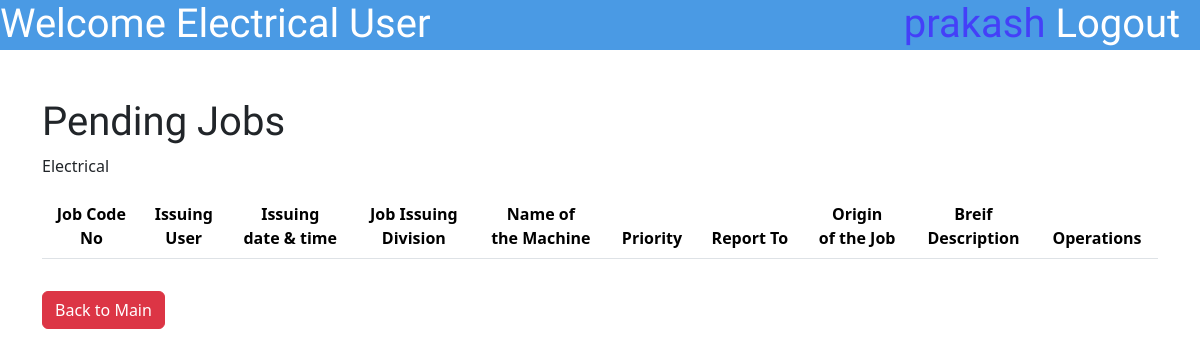
The app's page /EMUser/DislplayPendingJobListEMUser.php (signed in), older data.
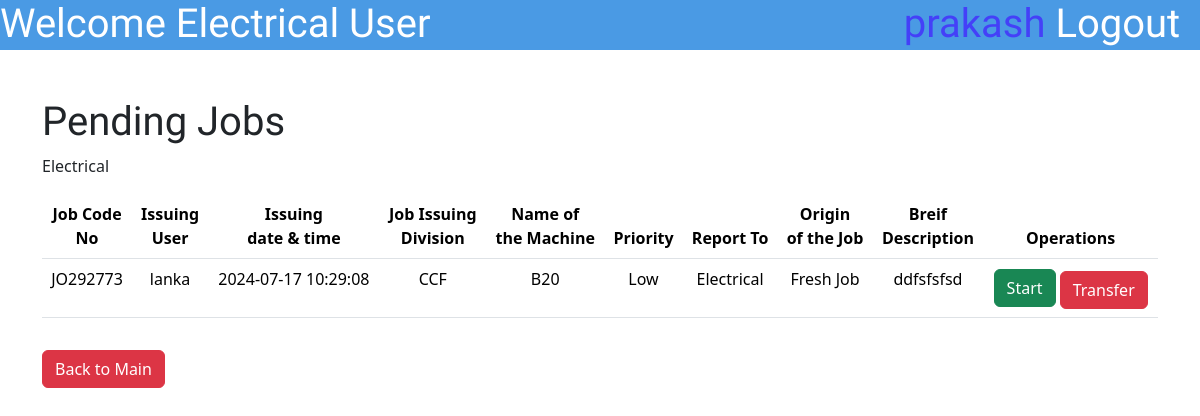
The same page, newer data.
### tables this page shows
CREATE TABLE `jobdatasheet` (
  `id` int(10) NOT NULL,
  `JobCodeNo` varchar(100) NOT NULL,
  `JobPostingDateTime` varchar(50) NOT NULL,
  `JobPostingDev` enum('ACF','CCF','DR','Flexible','Aluminium Rodmill','Ceylon Copper') NOT NULL,
  `MachineName` varchar(255) NOT NULL,
  `Priority` enum('High','Low','Critical','') NOT NULL,
  `ReportTo` enum('Electrical','Mechanical','Both','') NOT NULL,
  `BDescription` varchar(500) NOT NULL,
  `Username` varchar(50) NOT NULL,
  `JobStatusE` enum('Pending','Started','Finished','Approved','NA') NOT NULL,
  `JobStatusM` enum('Pending','Started','Finished','Approved','NA') NOT NULL,
  `Approval` enum('Pending Approval','Not Approved','Approved','') NOT NULL,
  `FinishedCommentE` varchar(255) DEFAULT NULL,
  `FinishedCommentM` varchar(500) DEFAULT NULL,
  `TransferCommentE` varchar(500) DEFAULT NULL,
  `TransferCommentM` varchar(500) DEFAULT NULL,
  `ApproveComment` varchar(1000) DEFAULT NULL,
  `DisapproveComment` varchar(1000) DEFAULT NULL,
  `DownTime` varchar(500) DEFAULT NULL,
  `TryCount` int(10) DEFAULT NULL
);

### EMUser/DislplayPendingJobListEMUser.php (the view, shortened to what this page needs)
<?php
include '../connect.php';
?>
<!DOCTYPE html>
<html lang="en">
<head>
    <link href="https://cdn.jsdelivr.net/npm/bootstrap@5.3.3/dist/css/bootstrap.min.css" rel="stylesheet"
>
    <link rel="stylesheet" href="\MaintananceJobCard\styles\SubmitJobstyle.css">
</head>
<body>
    <div class="topbar">
        <h1 class="topbar-text">Welcome <?php echo $_SESSION['workplace'] ?> User</h1>
        <a href="\MaintananceJobCard\logout.php">
            <h1 class="topbar-logout">Logout &nbsp</h1>
        </a>
        <h1 class="topbar-username"><?php echo $_SESSION['username'] ?>&nbsp</h1>
    </div>
    <div class="container mt-5 ">
        <div class="mt-5">
            <h1>Pending Jobs</h1>
            <table class="table table-hover mt-3">
                <thead>
                    <tr>
                        <th scope="col">Job Code <br>No</th>
                        <th scope="col">Issuing<br>User</th>
                        <th scope="col">Issuing <br>date & time</th>
                        <th scope="col">Job Issuing<br> Division</th>
                        <th scope="col">Name of<br> the Machine</th>
                        <th scope="col">Priority</th>
                        <th scope="col">Report To</th>
                        <th scope="col">Origin <br>of the Job</th>
                        <th scope="col">Breif <br>Description</th>
                        <th scope="col">Operations</th>
                    </tr>
                </thead>
                <tbody>
                    <?php
                    $workplace = $_SESSION['workplace'];
                    if ($workplace == 'Electrical') {
                        $sql = "Select * from `jobdatasheet` where (ReportTo='$workplace' or ReportTo='Both') and JobStatusE='Pending'  ";
                    } elseif ($workplace == 'Mechanical') {
                        $sql = "Select * from `jobdatasheet` where (ReportTo='$workplace' or ReportTo='Both') and JobStatusM='Pending' ";
                    }
                    $result = mysqli_query($con, $sql);
                    while ($row = mysqli_fetch_assoc($result)) {
                        $id = $row['id'];
                        $JobCodeNo = $row['JobCodeNo'];
                        $username = $row['Username'];
                        $JobIssuingDateTime = $row['JobPostingDateTime'];
                        $JobIssuingDivision = $row['JobPostingDev'];
                        $MachineName = $row['MachineName'];
                        $priority = $row['Priority'];
                        $ReportTo = $row['ReportTo'];
                        $BriefDescription = $row['BDescription'];
                        $TryCount = $row['TryCount'];
                        echo
                            "
        <tr class='clickable-row' data-href='\MaintananceJobCard\EMUser\ViewJobEMUser.php?updateid=$id'>
        <td>$JobCodeNo</td>
        <td>$username</td>
        <td>$JobIssuingDateTime</td>
        <td>$JobIssuingDivision</td>
        <td>$MachineName</td>
        <td>$priority</td>
        <td>$ReportTo</td>";
                        if ($TryCount == '1') {
                            echo "<td>Fresh Job</td>";
                        } else if ($TryCount == '2') {
                            echo "<td>Transferred<br>Job</td>  ";
                        } else if ($TryCount == '3') {
                            echo "<td>Disapproved<br> Job</td> ";
                        }
                        echo "
                            <td style='white-space: nowrap; text-overflow:ellipsis; overflow: hidden; max-width:1px;'>$BriefDescription</td>
       <td><a href='\MaintananceJobCard\EMUser\StartJobEMUser.php?updateid=$id' class='btn btn-success'>Start</a>
       <a href='\MaintananceJobCard\EMUser\TransferPendingJobEMUser.php?updateid=$id' class='btn btn-danger mt-1'>Transfer</a> </td>
      </tr>
      ";
                    } ?>
                </tbody>
            </table>
            <button type="back" class="btn btn-danger mt-3" name="back"><a
                    href="\MaintananceJobCard\PUser\indexPUser.php" style="text-decoration:none;color:white">Back to
                    Main</a></button>
        </div>
    </div>
</body>
</body>

Row changes from the older to the newer data that the page shows:
added jobdatasheet: JobCodeNo "JO292773", Username "lanka", JobPostingDateTime "2024-07-17 10:29:08", JobPostingDev "CCF", MachineName "B20", Priority "Low", ReportTo "Electrical", TryCount "Fresh Job", BDescription "ddfsfsfsd"
